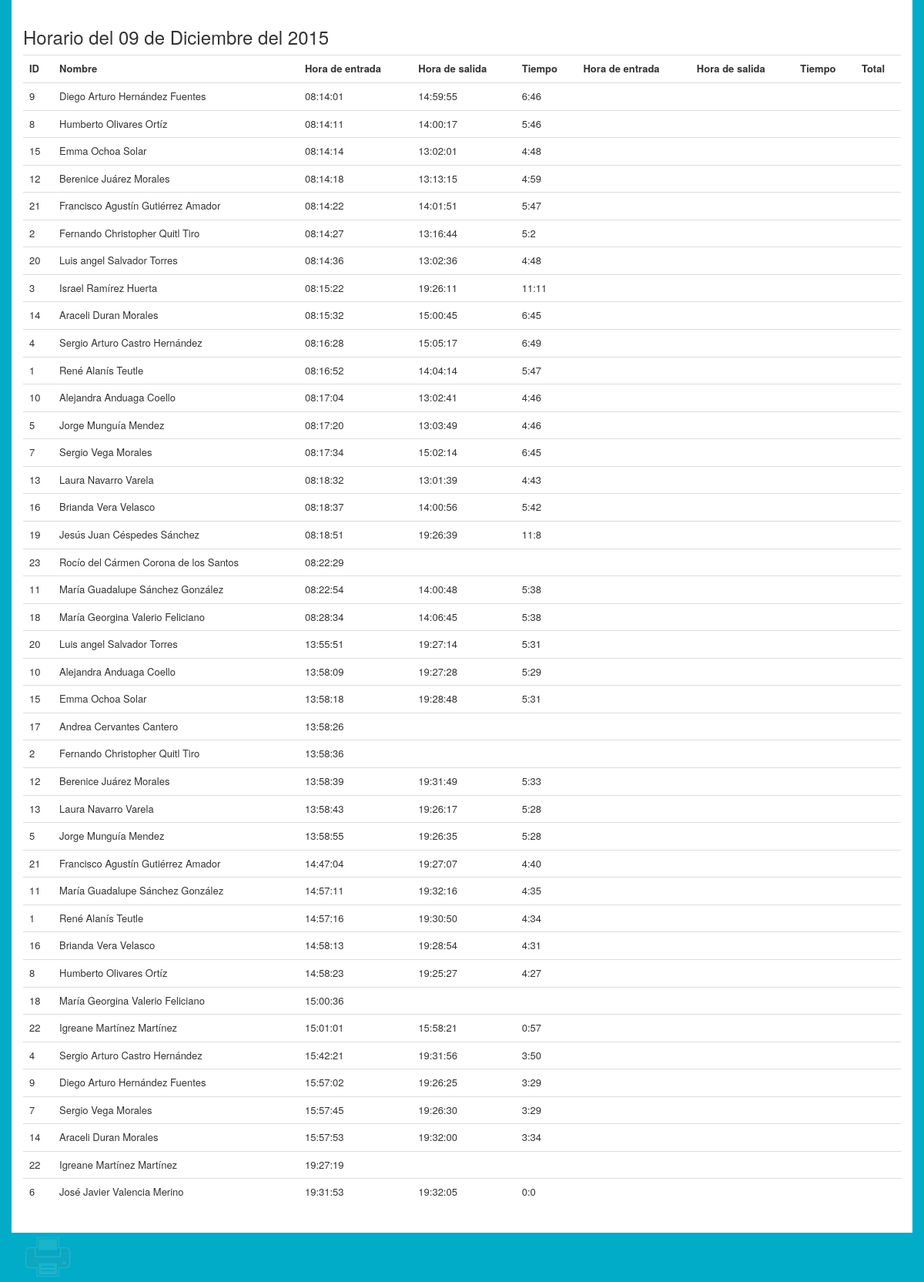
/horario-diario.php?date=2015-12-09, run on an earlier commit of the app's database.
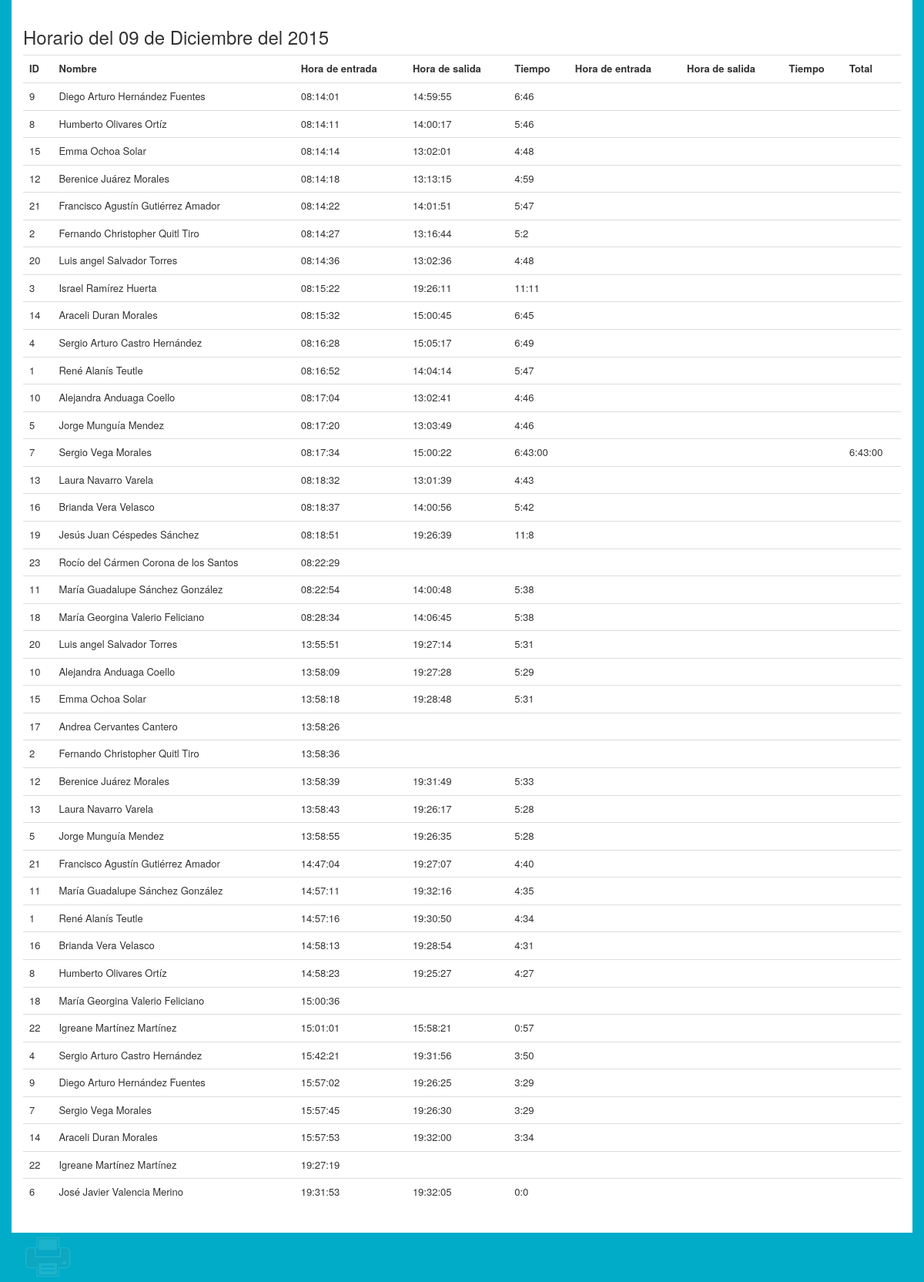
And on a later commit of the database.
### tables this page shows
CREATE TABLE IF NOT EXISTS `horario` (
  `idhorario` int(11) NOT NULL AUTO_INCREMENT,
  `dia_entrada` date DEFAULT NULL,
  `hora_entrada` time DEFAULT NULL,
  `dia_salida` date DEFAULT NULL,
  `hora_salida` time DEFAULT NULL,
  `tiempo` varchar(8) NOT NULL,
  `tiempo_decimal` float(5,2) NOT NULL,
  `despues_entrada` time DEFAULT NULL,
  `despues_salida` time DEFAULT NULL,
  `despues_tiempo` varchar(8) DEFAULT NULL,
  `despues_tiempo_decimal` float(5,2) DEFAULT NULL,
  `total` varchar(8) DEFAULT NULL,
  `total_decimal` float(5,2) DEFAULT NULL,
  `personal_idpersonal` int(11) NOT NULL,
  PRIMARY KEY (`idhorario`,`personal_idpersonal`),
  KEY `fk_horario_personal1_idx` (`personal_idpersonal`)
);

CREATE TABLE IF NOT EXISTS `personal` (
  `idpersonal` int(11) NOT NULL AUTO_INCREMENT,
  `nombre` varchar(45) DEFAULT NULL,
  `apellidos` varchar(45) DEFAULT NULL,
  `foto` varchar(100) DEFAULT NULL,
  `tolerancia` time NOT NULL,
  `privilegios_idprivilegios` int(11) NOT NULL,
  `usuario_idusuario` int(11) NOT NULL,
  PRIMARY KEY (`idpersonal`,`privilegios_idprivilegios`),
  KEY `fk_personal_privilegios1_idx` (`privilegios_idprivilegios`),
  KEY `fk_personal_usuario1_idx` (`usuario_idusuario`)
);

### horario-diario.php (the view, shortened to what this page needs)
<html>
<head>
<link rel="stylesheet" type="text/css" href="css/bootstrap.min.css">
<link rel="stylesheet" type="text/css" href="css/imprimir.css">
<link rel="stylesheet" type="text/css" href="css/main.css">
</head>
<body>
<?php
$fecha =  $_GET['date'];
$annio = substr($fecha, 0,4);
$mes = substr($fecha, 5,2);
$dia = substr($fecha, 8,2);
$meses = array('01' =>  'Enero',
			'02' =>  'Febrero',
			'03' =>  'Marzo',
			'04' =>  'Abril',
			'05' =>  'Mayo',
			'06' =>  'Junio',
			'07' =>  'Julio',
			'08' =>  'Agosto',
			'09' =>  'Septiembre',
			'10' =>  'Octubre',
			'11' =>  'Noviembre',
			'12' =>  'Diciembre',);
$nombre_mes = $meses[$mes];
	?>
	<div class="container">
		<div class="row horario">
			<h3>Horario del <?php echo $dia." de ".$nombre_mes. " del ".$annio; ?></h3>
			<div class="table-responsive">
				<table class="table">
					<tr>
						<th>ID</th>
						<th>Nombre</th>
						<th>Hora de entrada</th>
						<th>Hora de salida</th>
						<th>Tiempo</th>
						<th>Hora de entrada</th>
						<th>Hora de salida</th>
						<th>Tiempo</th>
						<th>Total</th>
					</tr>
					<?php
						include('conexion.php');
						$datos = "select idpersonal,nombre,apellidos,dia_entrada,hora_entrada,hora_salida,tiempo,despues_entrada,despues_salida,despues_tiempo,total from horario,personal where personal.idpersonal = horario.personal_idpersonal and dia_entrada = '$fecha' order by hora_entrada";
						$horario = mysql_query($datos, $conexion) or die(mysql_error());
						while ($rows = mysql_fetch_assoc($horario)) {
							echo "<tr>";
							$idpersonal = $rows['idpersonal'];
							echo "<td>".$idpersonal."</td>";
							$nombre = $rows['nombre']. " " .$apellido = $rows['apellidos'];
							echo "<td>".$nombre."</td>";
							$entrada = $rows['hora_entrada'];
							echo "<td>".$entrada."</td>";
							$salida = $rows['hora_salida'];
							echo "<td>".$salida."</td>";
							$tiempo = $rows['tiempo'];
							echo "<td>".$tiempo."</td>";
							$entrada = $rows['despues_entrada'];
							echo "<td>".$entrada."</td>";
							$salida = $rows['despues_salida'];
							echo "<td>".$salida."</td>";
							$tiempo = $rows['despues_tiempo'];
							echo "<td>".$tiempo."</td>";
							$total = $rows['total'];
							echo "<td>".$total."</td>";
							echo "</tr>";
						}
					?>
				</table>
			</div>
		</div>
		<button onclick='window.print()' type='button' id='btnImprimir'></button>
	</div>
</body>

What changed in the data, as far as the page shows it:
changed horario (number 14 of 41 on the later page): hora_salida "15:02:14" → "15:00:22"; tiempo "6:45" → "6:43:00"; total (not shown) → "6:43:00"
